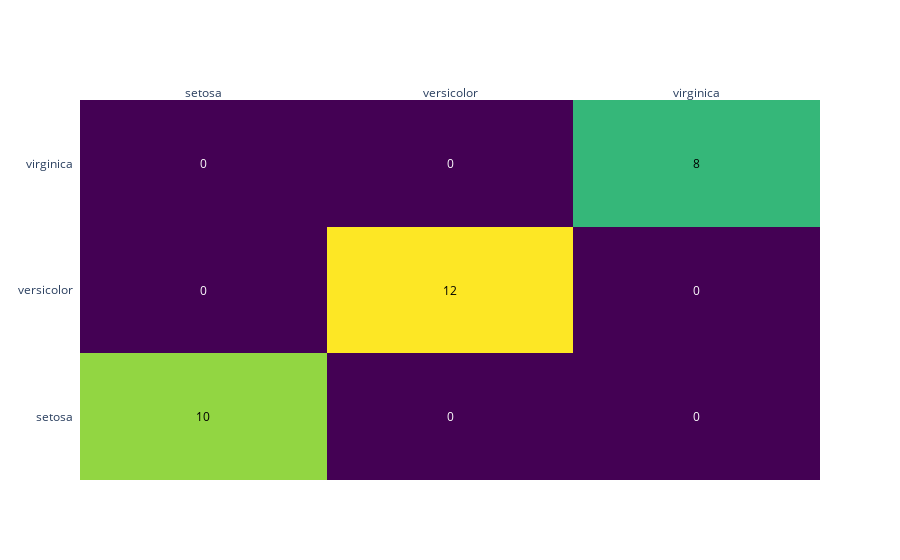

The notebook cell this image was saved under:
### Code cell
#plot the confusion matrix using plotly 
import plotly.figure_factory as ff
z = cm
x = ['setosa', 'versicolor', 'virginica']
y = ['setosa', 'versicolor', 'virginica']
fig = ff.create_annotated_heatmap(z, x=x, y=y, colorscale='Viridis')
fig.show()

### Figure 1 — Plotly figure (JSON) as saved in the notebook; plotly's stock layout.template omitted (floating-point values rounded to 4 significant figures)
{"data": [{"colorscale": [[0, "#440154"], [0.1111, "#482878"], [0.2222, "#3e4989"], [0.3333, "#31688e"], [0.4444, "#26828e"], [0.5556, "#1f9e89"], [0.6667, "#35b779"], [0.7778, "#6ece58"], [0.8889, "#b5de2b"], [1, "#fde725"]], "reversescale": false, "showscale": false, "type": "heatmap", "x": ["setosa", "versicolor", "virginica"], "y": ["setosa", "versicolor", "virginica"], "z": [[10, 0, 0], [0, 12, 0], [0, 0, 8]]}], "layout": {"annotations": [{"font": {"color": "#000000"}, "showarrow": false, "text": "10", "x": "setosa", "xref": "x", "y": "setosa", "yref": "y"}, {"font": {"color": "#FFFFFF"}, "showarrow": false, "text": "0", "x": "versicolor", "xref": "x", "y": "setosa", "yref": "y"}, {"font": {"color": "#FFFFFF"}, "showarrow": false, "text": "0", "x": "virginica", "xref": "x", "y": "setosa", "yref": "y"}, {"font": {"color": "#FFFFFF"}, "showarrow": false, "text": "0", "x": "setosa", "xref": "x", "y": "versicolor", "yref": "y"}, {"font": {"color": "#000000"}, "showarrow": false, "text": "12", "x": "versicolor", "xref": "x", "y": "versicolor", "yref": "y"}, {"font": {"color": "#FFFFFF"}, "showarrow": false, "text": "0", "x": "virginica", "xref": "x", "y": "versicolor", "yref": "y"}, {"font": {"color": "#FFFFFF"}, "showarrow": false, "text": "0", "x": "setosa", "xref": "x", "y": "virginica", "yref": "y"}, {"font": {"color": "#FFFFFF"}, "showarrow": false, "text": "0", "x": "versicolor", "xref": "x", "y": "virginica", "yref": "y"}, {"font": {"color": "#000000"}, "showarrow": false, "text": "8", "x": "virginica", "xref": "x", "y": "virginica", "yref": "y"}], "xaxis": {"dtick": 1, "gridcolor": "rgb(0, 0, 0)", "side": "top", "ticks": ""}, "yaxis": {"dtick": 1, "ticks": "", "ticksuffix": "  "}}}
